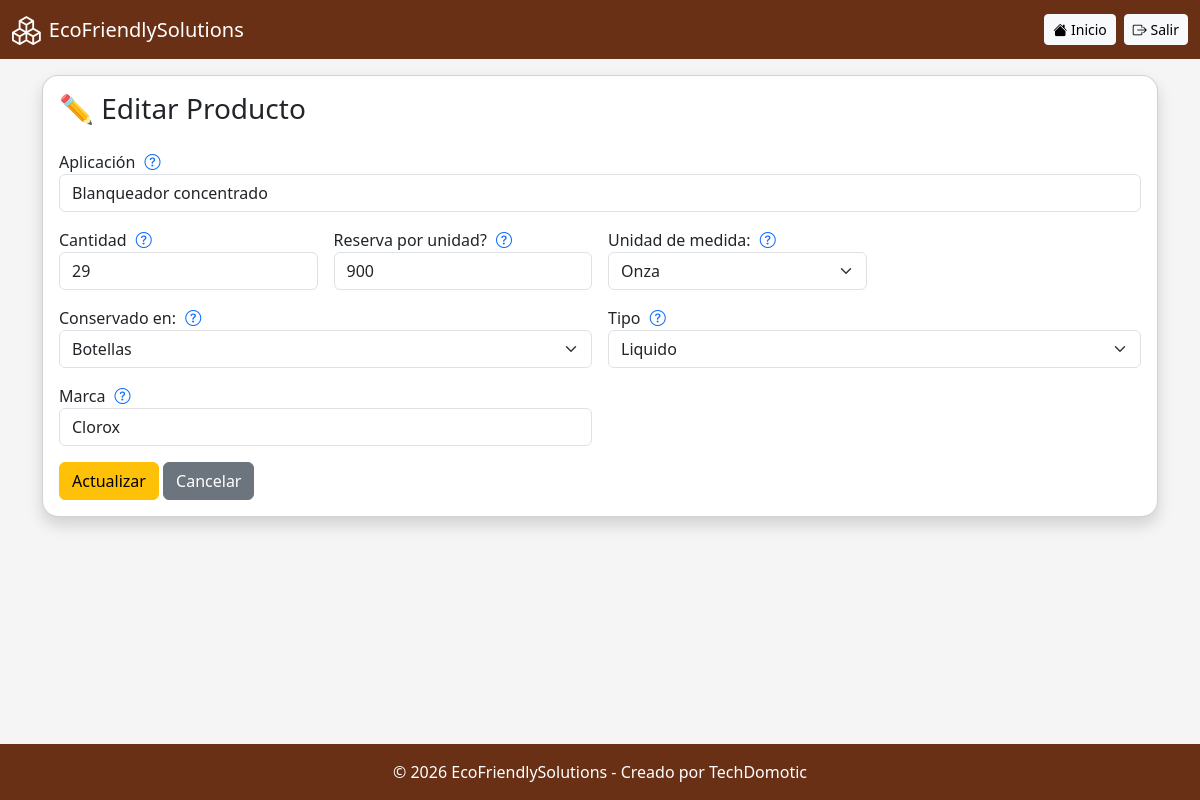
Page /productos/editar.php?id=3 (signed in) on the earlier database version.
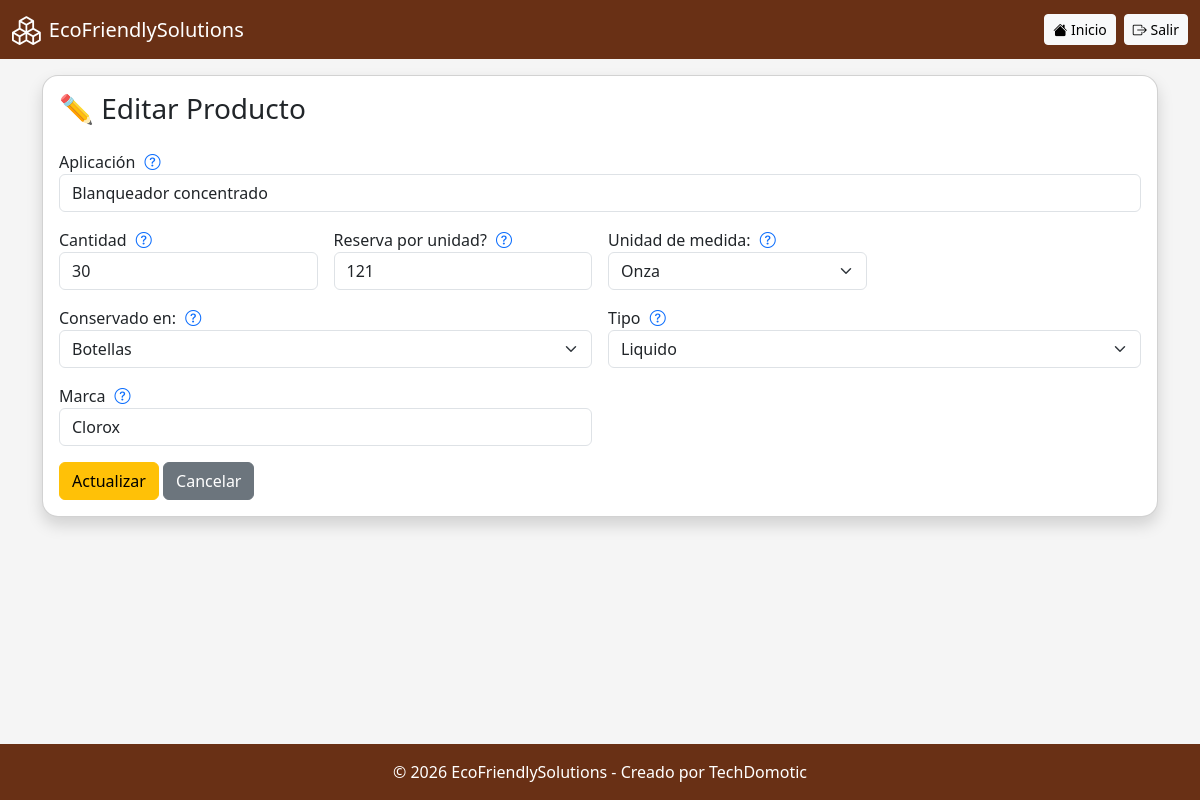
Same page on the later database version.
### tables this page shows
CREATE TABLE `productos` (
  `id_producto` int(11) NOT NULL,
  `nombre` varchar(250) NOT NULL,
  `cantidad` double DEFAULT NULL,
  `reserva` double DEFAULT NULL,
  `total` double DEFAULT NULL,
  `medida` varchar(120) DEFAULT NULL,
  `conservado` varchar(120) DEFAULT NULL,
  `tipo` varchar(120) DEFAULT NULL,
  `marca` varchar(120) DEFAULT NULL,
  `estatus` tinyint(1) DEFAULT 1,
  `fecha_eliminacion` timestamp NOT NULL DEFAULT current_timestamp() ON UPDATE current_timestamp(),
  `fecha_creacion` timestamp NOT NULL DEFAULT current_timestamp()
);

### productos/editar.php (the view, shortened to what this page needs)
<?php
include '../includes/conexion.php';
include '../includes/header.php';
$id = intval($_GET['id']);
$producto = $conn->query("
SELECT * FROM productos WHERE id_producto=$id
")->fetch_assoc();
?>
<div class="card shadow rounded-4">
<div class="card-body">
<h3 class="mb-4">✏️ Editar Producto</h3>
<form method="POST" class="row g-3">
<div class="col-12">
<label>Aplicaci&oacute;n
    <i class="bi bi-question-circle text-primary"
     style="cursor: pointer; margin-left: 5px;"
     data-bs-toggle="tooltip"
     data-bs-placement="top"
     title="Describa para qué sirve el producto. Ejemplo: Limpieza de superficies.">
  </i>
</label>
<input type="text" name="nombre"
class="form-control"
value="<?= htmlspecialchars($producto['nombre']); ?>"
required>
</div>
<div class="col-md-3">
<label>Cantidad
    <i class="bi bi-question-circle text-primary"
     style="cursor: pointer; margin-left: 5px;"
     data-bs-toggle="tooltip"
     data-bs-placement="top"
     title="Escriba en unidades cuantos productos tiene.">
    </i>
</label>
<input type="double"
name="cantidad"
class="form-control"
value="<?= $producto['cantidad']; ?>"
required>
</div>
<div class="col-md-3">
<label>Reserva por unidad?
    <i class="bi bi-question-circle text-primary"
     style="cursor: pointer; margin-left: 5px;"
     data-bs-toggle="tooltip"
     data-bs-placement="top"
     title="Escriba cuanto pesa por producto en cantidad númerica. Ejemplo: 1 botella igual a 900 ML">
    </i>
</label>
<input type="number" step="0"
name="reserva"
class="form-control"
value="<?= $producto['reserva']; ?>"
required>
</div>
<div class="col-md-3">
<label>Unidad de medida:
    <i class="bi bi-question-circle text-primary"
     style="cursor: pointer; margin-left: 5px;"
     data-bs-toggle="tooltip"
     data-bs-placement="top"
     title="Seleccione la unidad de medida del producto">
    </i>
</label>
<select name="medida" class="form-select" required>
<option value="oz">Onza</option>
</select>
</div>
<div class="col-md-6">
<label>Conservado en:
    <i class="bi bi-question-circle text-primary"
     style="cursor: pointer; margin-left: 5px;"
     data-bs-toggle="tooltip"
     data-bs-placement="top"
     title="Seleccione como se conserva el producto">
    </i>
</label>
<select name="conservado" class="form-select">
<option value="Botellas" <?= $producto['conservado']=='Botellas'?'selected':'' ?>>Botellas</option>
</select>
</div>
<div class="col-md-6">
<label>Tipo
    <i class="bi bi-question-circle text-primary"
     style="cursor: pointer; margin-left: 5px;"
     data-bs-toggle="tooltip"
     data-bs-placement="top"
     title="Seleccione como esta hecho el producto.">
    </i>
</label>
<select name="tipo" class="form-select">
<option value="Liquido" <?= $producto['tipo']=='Liquido'?'selected':'' ?>>Liquido</option>
</select>
</div>
<div class="col-md-6">
<label>Marca
    <i class="bi bi-question-circle text-primary"
     style="cursor: pointer; margin-left: 5px;"
     data-bs-toggle="tooltip"
     data-bs-placement="top"
     title="Escriba que distribuidor representa el producto.">
    </i>
</label>
<input type="text" name="marca"
class="form-control"
value="<?= htmlspecialchars($producto['marca']); ?>"
required>
</div>
<div class="col-12 mt-3">
<button class="btn btn-warning">Actualizar</button>
<a href="listar.php" class="btn btn-secondary">Cancelar</a>
</div>
</form>
</div>
</div>
<?php include '../includes/footer.php'; ?>

Differences in the rows shown:
changed productos "Blanqueador concentrado": cantidad "29" → "30"; reserva "900" → "121"
